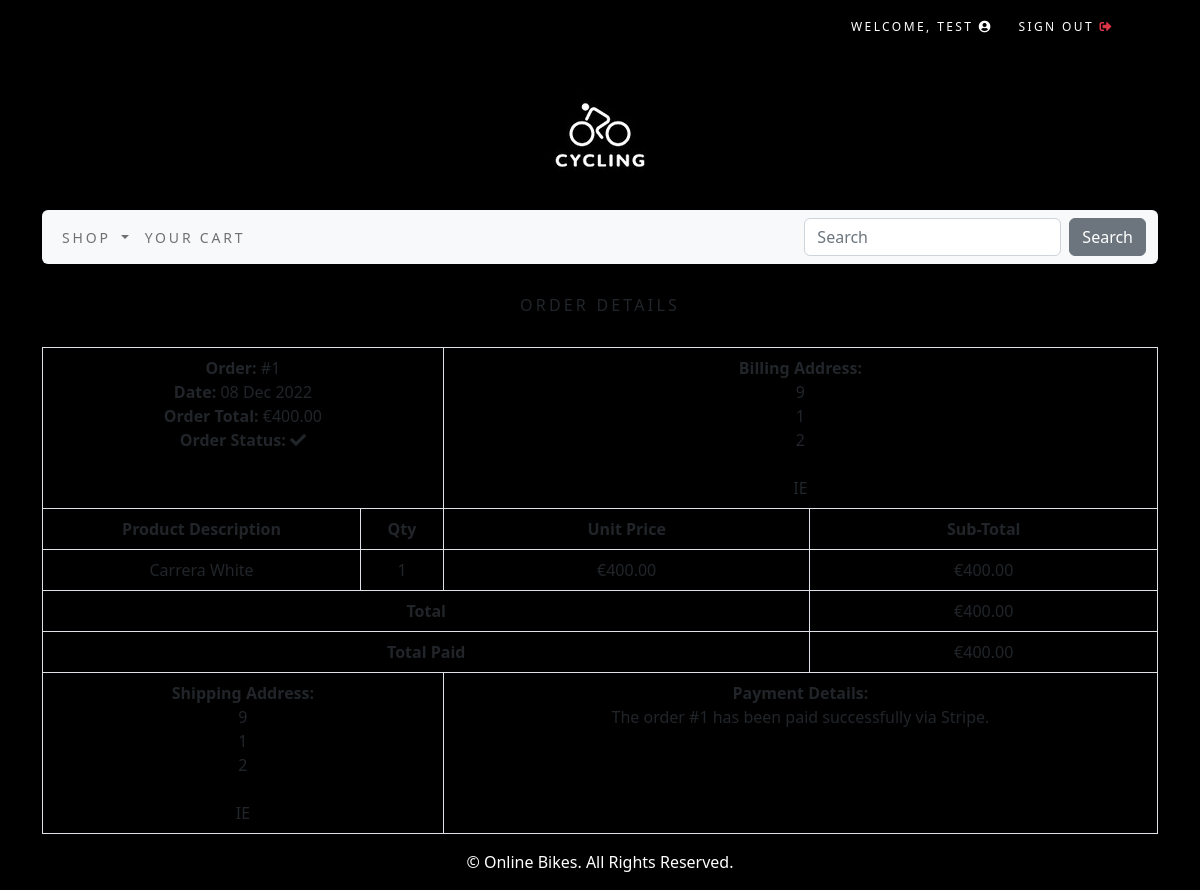
The app's page /order/1/ (signed in) with its own data.
### accounts/models.py (models this page shows)
class CustomUser(AbstractUser):
    age = models.PositiveIntegerField(null=True, blank=True)

### order/models.py (models this page shows, shortened)
class Order(models.Model):
    token = models.CharField(max_length=250, blank=True)
    total = models.DecimalField(max_digits=10, decimal_places=2, verbose_name='Euro Order Total')
    emailAddress = models.EmailField(max_length=250, blank=True, verbose_name='Email Address')
    created = models.DateTimeField(auto_now_add=True)
    billingName = models.CharField(max_length=250, blank=True)
    billingAddress1 = models.CharField(max_length=250, blank=True)
    billingCity = models.CharField(max_length=250, blank=True)
    billingPostcode = models.CharField(max_length=10, blank=True)
    billingCountry = models.CharField(max_length=200, blank=True)
    shippingName = models.CharField(max_length=250, blank=True)
    shippingAddress1 = models.CharField(max_length=250, blank=True)
    shippingCity = models.CharField(max_length=250, blank=True)
    shippingPostcode = models.CharField(max_length=10, blank=True)
    shippingCountry = models.CharField(max_length=200, blank=True)
    voucher = models.ForeignKey(Voucher,
                                related_name='orders',
                                null=True,
                                blank=True,
                                on_delete=models.SET_NULL)
    discount = models.IntegerField(default = 0,
                                validators=[MinValueValidator(0),
                                MaxValueValidator(100)])
    class Meta:
        db_table = 'Order'
        ordering = ['-created']

class OrderItem(models.Model):
    product = models.CharField(max_length=250)
    quantity = models.IntegerField()
    price = models.DecimalField(max_digits=10, decimal_places=2, verbose_name='Euro Price')
    order = models.ForeignKey(Order, on_delete=models.CASCADE)
    class Meta:
        db_table = 'OrderItem'
    def sub_total(self):
        return self.quantity * self.price

### order/views.py (the view)
# urls.py: path('<int:order_id>/' ,views.orderDetail.as_view(),name='order_detail'),
class orderDetail(LoginRequiredMixin, View):
    def get(self, request, order_id):
        if request.user.is_authenticated:
            email = str(request.user.email)
            order = Order.objects.get(id=order_id, emailAddress=email)
            order_items = OrderItem.objects.filter(order=order)
        return render(request, 'order/order_detail.html', {'order': order, 'order_items': order_items})

### cart/context_processors.py (called while the page is built)
def counter(request):
    item_count = 0
    if 'admin' in request.path:
        return {}
    else:
        try:
            cart = Cart.objects.filter(cart_id=_cart_id(request))
            cart_items = CartItem.objects.all().filter(cart=cart[:1])
            for cart_item in cart_items:
                item_count += cart_item.quantity
        except Cart.DoesNotExist:
            item_count = 0
    return {'item_count':item_count}

### cart/views.py (called while the page is built)
def _cart_id(request):
    cart = request.session.session_key
    if not cart:
        cart = request.session.create()
    return cart

### shop/context_processors.py (called while the page is built)
def menu_links(request):
    links = Category.objects.all()
    return {'links':links}

### shop/models.py (called while the page is built)
    def get_absolute_url(self):
        return reverse('shop:products_by_category', args=[self.id])

### order/templates/order/order_detail.html (shortened to what this page needs)
{% extends "base.html" %}
{% load static %}
{% block content %}
<div>
    <div class="text-center">
        <br>
        <h1 class="text-center my_title">Order Details</h1>
        <br>
        <table class="table table-bordered">
            <tr>
                <td class="text-left" colspan="2">
                    <b>Order: </b>#{{ order.id }}<br>
                    <b>Date: </b>{{ order.created|date:"d M Y" }}<br>
                    <b>Order Total: </b>€{{ order.total }}<br>
                    <b>Order Status: </b><i class="fas fa-check"></i>
                <td class="text-left" colspan="2">
                    <b>Billing Address: </b><br>
                    {{ order.billingName }}<br>
                    {{ order.billingAddress1 }}<br>
                    {{ order.billingCity }}<br>
                    {{ order.billingPostcode }}<br>
                    {{ order.billingCountry }}<br>
                </td>
            </tr>
            <tr>
                <td><b>Product Description</b></td>
                <td><b>Qty</b></td>
                <td><b>Unit Price</b></td>
                <td><b>Sub-Total</b></td>
            </tr>
            {% for item in order_items %}
            <tr>
                <td>{{ item.product }}</td>
                <td>{{ item.quantity }}</td>
                <td>€{{ item.price }}</td>
                <td>€{{ item.sub_total }}</td>
            </tr>
            {% endfor %}
            <tr>
                <td class="text-right" colspan="3"><b>Total</b></td>
                <td>€{{ order.total }}</td>
            </tr>
            <tr>
                <td class="text-right" colspan="3"><b>Total Paid</b></td>
                <td>€{{ order.total }}</td>
            </tr>
            <tr>
                <td class="text-left" colspan="2">
                    <b>Shipping Address: </b><br>
                    {{ order.shippingName }}<br>
                    {{ order.shippingAddress1 }}<br>
                    {{ order.shippingCity }}<br>
                    {{ order.shippingPostcode }}<br>
                    {{ order.shippingCountry }}<br>
                </td>
                <td class="text-left" colspan="2">
                    <b>Payment Details: </b><br>
                    The order #{{ order.id }} has been paid successfully via Stripe.
                </td>
            </tr>
        </table>
    </div>
</div>
{% endblock content %}

### shop/templates/top-navbar.html (shortened to what this page needs)
<div class="container">
    <div class="my_custom_menu">
        <ul>
            {% if user.is_authenticated %}
            <li class="text-white">
                Welcome, <a  class="text-white" href="#" class="dropdown-toggle" data-bs-toggle="dropdown"
                aria-haspopup="true" aria-expanded="false">{{ user.username }}
                <i class="fas fa-user-circle"></i></a>
            </li>
            <li>
                <a class="text-white" href="{% url 'logout' %}">Sign Out <i class="fas fa-sign-out-alt text-danger"></i></a>
            </li>
            {% endif %}
        </ul>
    </div>
</div>

### static/css/custom.css (style rules this page uses)
.my_title { font-size: 16px; text-transform: uppercase; letter-spacing: .2em; }
.my_custom_menu { text-align: right !important; }
.my_custom_menu ul li { list-style: none; color: #000; text-transform: uppercase; letter-spacing: .2em; font-size: 12px; padding-right: 20px; display: inline; }
.my_custom_menu ul li a { text-decoration: none; color: #000; list-style: none; text-transform: uppercase; letter-spacing: .2em; font-size: 12px; }

### records on screen
CustomUser: username "TEST"
Order: id "1", created "08 Dec 2022", total "400.00", billingName "9", billingAddress1 "1", billingCity "2", billingCountry "IE", shippingName "9", shippingAddress1 "1", shippingCity "2", shippingCountry "IE"
OrderItem: product "Carrera White", quantity "1", price "400.00", sub_total "400.00"
